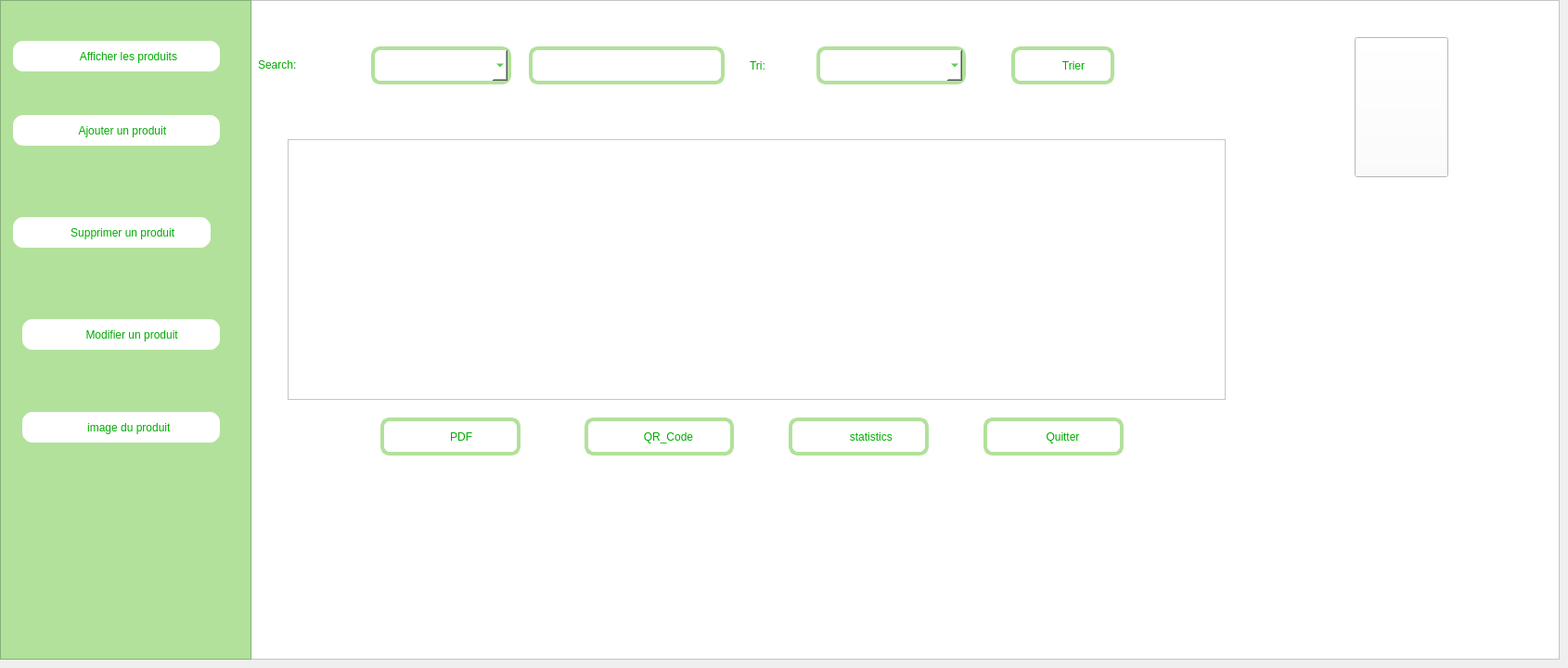
    <widget class="QWidget" name="page_6">
     <widget class="QFrame" name="frame_produit2">
      <property name="geometry">
       <rect>
        <x>240</x>
        <y>0</y>
        <width>1441</width>
        <height>711</height>
       </rect>
      </property>
      <property name="styleSheet">
       <string notr="true">background-color:rgb(255,255,255);</string>
      </property>
      <property name="frameShape">
       <enum>QFrame::StyledPanel</enum>
      </property>
      <property name="frameShadow">
       <enum>QFrame::Raised</enum>
      </property>
      <widget class="QLabel" name="label_produit_30">
       <property name="geometry">
        <rect>
         <x>38</x>
         <y>59</y>
         <width>101</width>
         <height>21</height>
        </rect>
       </property>
       <property name="styleSheet">
        <string notr="true">font:15pt&quot;Centaur&quot;;
color: rgb(0, 170, 0);
</string>
       </property>
       <property name="text">
        <string>Search:</string>
       </property>
      </widget>
      <widget class="QLabel" name="label_produit_31">
       <property name="geometry">
        <rect>
         <x>568</x>
         <y>60</y>
         <width>71</width>
         <height>21</height>
        </rect>
       </property>
       <property name="styleSheet">
        <string notr="true">font:15pt&quot;Centaur&quot;;
color: rgb(0, 170, 0);
</string>
       </property>
       <property name="text">
        <string>Tri:</string>
       </property>
      </widget>
      <widget class="QPushButton" name="exportPDF">
       <property name="geometry">
        <rect>
         <x>170</x>
         <y>450</y>
         <width>151</width>
         <height>41</height>
        </rect>
       </property>
       <property name="styleSheet">
        <string notr="true">font:10pt&quot;Centaur&quot;;
color:rgb(0,170,0);
border-radius:10px;
border:4px solid rgb(178,225,155);</string>
       </property>
       <property name="text">
        <string>       PDF</string>
       </property>
      </widget>
      <widget class="QPushButton" name="qr_code">
       <property name="geometry">
        <rect>
         <x>390</x>
         <y>450</y>
         <width>161</width>
         <height>41</height>
        </rect>
       </property>
       <property name="styleSheet">
        <string notr="true">font:10pt&quot;Centaur&quot;;
color:rgb(0,170,0);
border-radius:10px;
border:4px solid rgb(178,225,155);</string>
       </property>
       <property name="text">
        <string>      QR_Code</string>
       </property>
      </widget>
      <widget class="QPushButton" name="statistics_produit">
       <property name="geometry">
        <rect>
         <x>610</x>
         <y>450</y>
         <width>151</width>
         <height>41</height>
        </rect>
       </property>
       <property name="styleSheet">
        <string notr="true">font:10pt&quot;Centaur&quot;;
color:rgb(0,170,0);
border-radius:10px;
border:4px solid rgb(178,225,155);</string>
       </property>
       <property name="text">
        <string>        statistics</string>
       </property>
      </widget>
      <widget class="QTableView" name="tab_Produit">
       <property name="geometry">
        <rect>
         <x>70</x>
         <y>150</y>
         <width>1011</width>
         <height>281</height>
        </rect>
       </property>
      </widget>
      <widget class="QComboBox" name="combo_objet">
       <property name="geometry">
        <rect>
         <x>160</x>
         <y>50</y>
         <width>151</width>
         <height>41</height>
        </rect>
       </property>
       <property name="styleSheet">
        <string notr="true">
font:10pt&quot;Centaur&quot;;
color:rgb(0,170,0);
border-radius:10px;
border:4px solid rgb(178,225,155);</string>
       </property>
      </widget>
      <widget class="QLineEdit" name="recherche">
       <property name="geometry">
        <rect>
         <x>330</x>
         <y>50</y>
         <width>211</width>
         <height>41</height>
        </rect>
       </property>
       <property name="styleSheet">
        <string notr="true">border-radius:10px;
border:4px solid rgb(178,225,155);</string>
       </property>
      </widget>
      <widget class="QComboBox" name="combobox_tri">
       <property name="geometry">
        <rect>
         <x>640</x>
         <y>50</y>
         <width>161</width>
         <height>41</height>
        </rect>
       </property>
       <property name="styleSheet">
        <string notr="true">
font:10pt&quot;Centaur&quot;;
color:rgb(0,170,0);
border-radius:10px;
border:4px solid rgb(178,225,155);</string>
       </property>
      </widget>
      <widget class="QPushButton" name="trier">
       <property name="geometry">
        <rect>
         <x>850</x>
         <y>50</y>
         <width>111</width>
         <height>41</height>
        </rect>
       </property>
       <property name="styleSheet">
        <string notr="true">font:10pt&quot;Centaur&quot;;
color:rgb(0,170,0);
border-radius:10px;
border:4px solid rgb(178,225,155);</string>
       </property>
       <property name="text">
        <string>       Trier</string>
       </property>
      </widget>
      <widget class="QLabel" name="label_produit_logo_2">
       <property name="geometry">
        <rect>
         <x>1020</x>
         <y>10</y>
         <width>121</width>
         <height>101</height>
        </rect>
       </property>
       <property name="text">
        <string/>
       </property>
      </widget>
      <widget class="QLabel" name="label_produit_qr">
       <property name="enabled">
        <bool>false</bool>
       </property>
       <property name="geometry">
        <rect>
         <x>420</x>
         <y>460</y>
         <width>20</width>
         <height>20</height>
        </rect>
       </property>
       <property name="text">
        <string/>
       </property>
      </widget>
      <widget class="QLabel" name="label_produit_PDF">
       <property name="enabled">
        <bool>false</bool>
       </property>
       <property name="geometry">
        <rect>
         <x>190</x>
         <y>460</y>
         <width>20</width>
         <height>20</height>
        </rect>
       </property>
       <property name="text">
        <string/>
       </property>
      </widget>
      <widget class="QLabel" name="label_produit_recherche">
       <property name="enabled">
        <bool>false</bool>
       </property>
       <property name="geometry">
        <rect>
         <x>510</x>
         <y>60</y>
         <width>20</width>
         <height>20</height>
        </rect>
       </property>
       <property name="text">
        <string/>
       </property>
      </widget>
      <widget class="QLabel" name="label_produit_trier">
       <property name="enabled">
        <bool>false</bool>
       </property>
       <property name="geometry">
        <rect>
         <x>870</x>
         <y>60</y>
         <width>20</width>
         <height>20</height>
        </rect>
       </property>
       <property name="text">
        <string/>
       </property>
      </widget>
      <widget class="QLabel" name="label_produit_logo">
       <property name="geometry">
        <rect>
         <x>1200</x>
         <y>60</y>
         <width>121</width>
         <height>101</height>
        </rect>
       </property>
       <property name="text">
        <string/>
       </property>
      </widget>
      <widget class="QPushButton" name="gestionemployes_quitter_1">
       <property name="geometry">
        <rect>
         <x>820</x>
         <y>450</y>
         <width>151</width>
         <height>41</height>
        </rect>
       </property>
       <property name="styleSheet">
        <string notr="true">font: 10pt &quot;Centaur&quot;;
color: rgb(0, 170, 0);
border-radius: 10px;
border: 4px solid rgb(178, 225, 155);</string>
       </property>
       <property name="text">
        <string>      Quitter</string>
       </property>
      </widget>
      <widget class="QLabel" name="label_produit_statistics">
       <property name="enabled">
        <bool>false</bool>
       </property>
       <property name="geometry">
        <rect>
         <x>640</x>
         <y>460</y>
         <width>20</width>
         <height>20</height>
        </rect>
       </property>
       <property name="text">
        <string/>
       </property>
      </widget>
      <widget class="QPushButton" name="pushButton_9">
       <property name="geometry">
        <rect>
         <x>1220</x>
         <y>40</y>
         <width>101</width>
         <height>151</height>
        </rect>
       </property>
       <property name="styleSheet">
        <string notr="true">image: url(:/logo ....png);
border-image: url(:/logo ....png);</string>
       </property>
       <property name="text">
        <string/>
       </property>
      </widget>
     </widget>
     <widget class="QFrame" name="frame_produit">
      <property name="geometry">
       <rect>
        <x>0</x>
        <y>0</y>
        <width>271</width>
        <height>711</height>
       </rect>
      </property>
      <property name="styleSheet">
       <string notr="true">background-color:rgb(178,225,155);</string>
      </property>
      <property name="frameShape">
       <enum>QFrame::StyledPanel</enum>
      </property>
      <property name="frameShadow">
       <enum>QFrame::Raised</enum>
      </property>
      <widget class="QPushButton" name="image_produit">
       <property name="geometry">
        <rect>
         <x>20</x>
         <y>440</y>
         <width>221</width>
         <height>41</height>
        </rect>
       </property>
       <property name="styleSheet">
        <string notr="true">
font: 10pt &quot;Centaur&quot;;
background-color: rgb(255, 255, 255);
color: rgb(0, 170, 0);
border-radius: 15px;
border: 4px solid rgb(178, 225, 155);</string>
       </property>
       <property name="text">
        <string>     image du produit</string>
       </property>
      </widget>
      <widget class="QPushButton" name="ajouter_produit">
       <property name="geometry">
        <rect>
         <x>10</x>
         <y>120</y>
         <width>231</width>
         <height>41</height>
        </rect>
       </property>
       <property name="styleSheet">
        <string notr="true">
font: 10pt &quot;Centaur&quot;;
background-color: rgb(255, 255, 255);
color: rgb(0, 170, 0);
border-radius: 15px;
border: 4px solid rgb(178, 225, 155);</string>
       </property>
       <property name="text">
        <string>    Ajouter un produit</string>
       </property>
      </widget>
      <widget class="QPushButton" name="supprimer_produit">
       <property name="geometry">
        <rect>
         <x>10</x>
         <y>230</y>
         <width>221</width>
         <height>41</height>
        </rect>
       </property>
       <property name="styleSheet">
        <string notr="true">
font: 10pt &quot;Centaur&quot;;
background-color: rgb(255, 255, 255);
color: rgb(0, 170, 0);
border-radius: 15px;
border: 4px solid rgb(178, 225, 155);</string>
       </property>
       <property name="text">
        <string>        Supprimer un produit </string>
       </property>
      </widget>
      <widget class="QPushButton" name="afficher_produit">
       <property name="geometry">
        <rect>
         <x>10</x>
         <y>40</y>
         <width>231</width>
         <height>41</height>
        </rect>
       </property>
       <property name="styleSheet">
        <string notr="true">
font: 10pt &quot;Centaur&quot;;
background-color: rgb(255, 255, 255);
color: rgb(0, 170, 0);
border-radius: 15px;
border: 4px solid rgb(178, 225, 155);</string>
       </property>
       <property name="text">
        <string>        Afficher les produits</string>
       </property>
      </widget>
      <widget class="QPushButton" name="modifier_produit">
       <property name="geometry">
        <rect>
         <x>20</x>
         <y>340</y>
         <width>221</width>
         <height>41</height>
        </rect>
       </property>
       <property name="styleSheet">
        <string notr="true">
font: 10pt &quot;Centaur&quot;;
background-color: rgb(255, 255, 255);
color: rgb(0, 170, 0);
border-radius: 15px;
border: 4px solid rgb(178, 225, 155);</string>
       </property>
       <property name="text">
        <string>       Modifier un produit</string>
       </property>
      </widget>
      <widget class="QLabel" name="label_afficherlesproduits">
       <property name="enabled">
        <bool>false</bool>
       </property>
       <property name="geometry">
        <rect>
         <x>30</x>
         <y>50</y>
         <width>20</width>
         <height>20</height>
        </rect>
       </property>
       <property name="styleSheet">
        <string notr="true">background-color:rgb(255,255,255);</string>
       </property>
       <property name="text">
        <string/>
       </property>
      </widget>
      <widget class="QLabel" name="label_ajouterunproduit">
       <property name="enabled">
        <bool>false</bool>
       </property>
       <property name="geometry">
        <rect>
         <x>30</x>
         <y>130</y>
         <width>20</width>
         <height>20</height>
        </rect>
       </property>
       <property name="styleSheet">
        <string notr="true">background-color:rgb(255,255,255);</string>
       </property>
       <property name="text">
        <string/>
       </property>
      </widget>
      <widget class="QLabel" name="label_supprimerunproduit">
       <property name="enabled">
        <bool>false</bool>
       </property>
       <property name="geometry">
        <rect>
         <x>30</x>
         <y>240</y>
         <width>20</width>
         <height>20</height>
        </rect>
       </property>
       <property name="styleSheet">
        <string notr="true">background-color:rgb(255,255,255);</string>
       </property>
       <property name="text">
        <string/>
       </property>
      </widget>
      <widget class="QLabel" name="label_modifierunproduit">
       <property name="enabled">
        <bool>false</bool>
       </property>
       <property name="geometry">
        <rect>
         <x>30</x>
         <y>350</y>
         <width>20</width>
         <height>20</height>
        </rect>
       </property>
       <property name="styleSheet">
        <string notr="true">background-color:rgb(255,255,255);</string>
       </property>
       <property name="text">
        <string/>
       </property>
      </widget>
      <widget class="QLabel" name="label_imageduproduit">
       <property name="enabled">
        <bool>false</bool>
       </property>
       <property name="geometry">
        <rect>
         <x>40</x>
         <y>450</y>
         <width>20</width>
         <height>20</height>
        </rect>
       </property>
       <property name="styleSheet">
        <string notr="true">background-color:rgb(255,255,255);</string>
       </property>
       <property name="text">
        <string/>
       </property>
      </widget>
     </widget>
    </widget>
